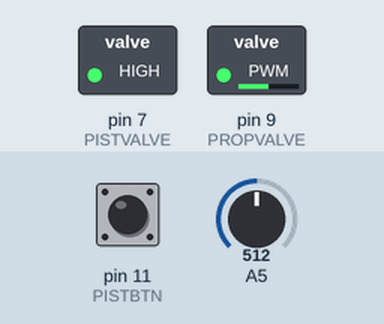
The sketch below on a simulated Arduino Uno, built with avr-gcc and run on an emulated ATmega328P. Shown: switched loads named in the sketch (green lamp = pin HIGH). Wiring (inferred from the names in the program): IR receiver: data pin 12. Inputs (shaded band) come from the test bench; at power-on: A5 = 512, pin 11 (PISTBTN) HIGH.

Above: at 1.2 s.
1.3 s: A5 set to 306
At 1.9 s:
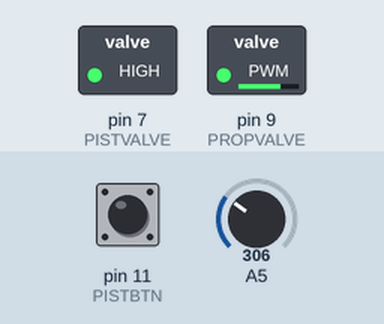
2.8 s: pin 11 (PISTBTN) pulled LOW for 0.15 s
At 2.87 s:
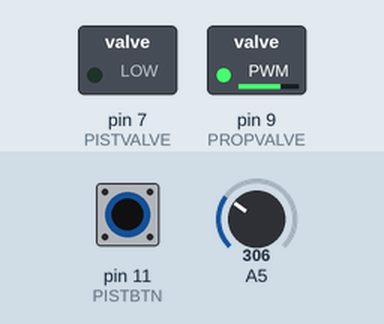
4.4 s: A5 set to 122
At 5.5 s:
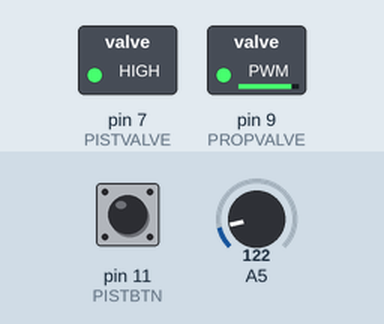
5.9 s: pin 11 (PISTBTN) pulled LOW for 1 s
At 6.6 s:
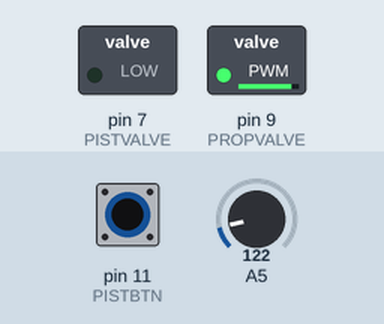
8.4 s: A5 set to 900
At 9.6 s:
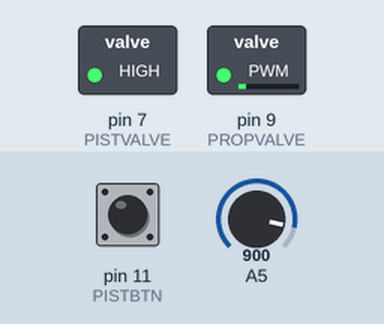
9.9 s: pin 11 (PISTBTN) pulled LOW for 0.15 s
At 9.97 s:
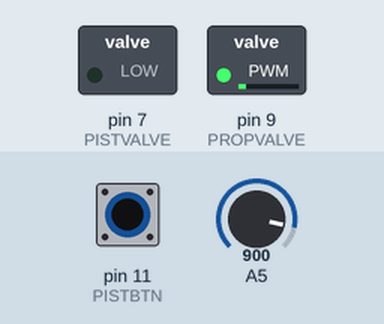
Timing chart, 0 to 12.5 s (numbered marks = the images above; inputs shaded):
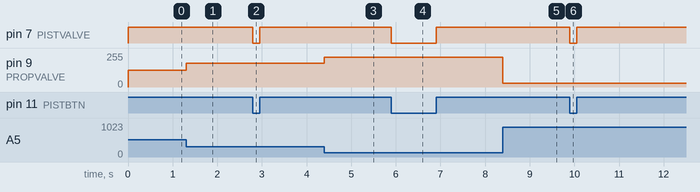

The sketch:

test_pistone.ino
```cpp
#define PROPVALVE 9
#define PISTVALVE 7

#define REMOTEBTN 12
#define PISTBTN 11
#define SPEEDPOT A5


void setup() {
// put your setup code here, to run once:

pinMode(PROPVALVE, OUTPUT);
pinMode(PISTVALVE, OUTPUT);
pinMode(REMOTEBTN, INPUT_PULLUP);
pinMode(PISTBTN, INPUT_PULLUP);

}

void loop() {

  if (digitalRead(REMOTEBTN)) {
    //MANUAL

    analogWrite(PROPVALVE, map(analogRead(A5), 1023, 0, 0, 255));

    if (digitalRead(PISTBTN)) {
      digitalWrite(PISTVALVE, HIGH);
    }
    else {
      digitalWrite(PISTVALVE, LOW);
    }

  }
  else {
    //AUTO

    //vai su lento
    analogWrite(PROPVALVE, 100);
    digitalWrite(PISTVALVE, LOW);
    delay(1500);

    //torna giu veloce
    analogWrite(PROPVALVE, 255);
    digitalWrite(PISTVALVE, HIGH);

    //aspetta 3 sec
    delay(3000);

  }

}
```

Measured:
- after the input at 1.3 s, pin 9 (PROPVALVE): 127/255 → 178/255 at once
- after the input at 2.8 s, pin 7 (PISTVALVE): HIGH → LOW at once, → HIGH 0.15 s later
- after the input at 4.4 s, pin 9 (PROPVALVE): 178/255 → 224/255 at once
- after the input at 5.9 s, pin 7 (PISTVALVE): HIGH → LOW at once, → HIGH 1.0 s later
- after the input at 8.4 s, pin 9 (PROPVALVE): 224/255 → 30/255 at once
- after the input at 9.9 s, pin 7 (PISTVALVE): HIGH → LOW at once, → HIGH 0.15 s later
